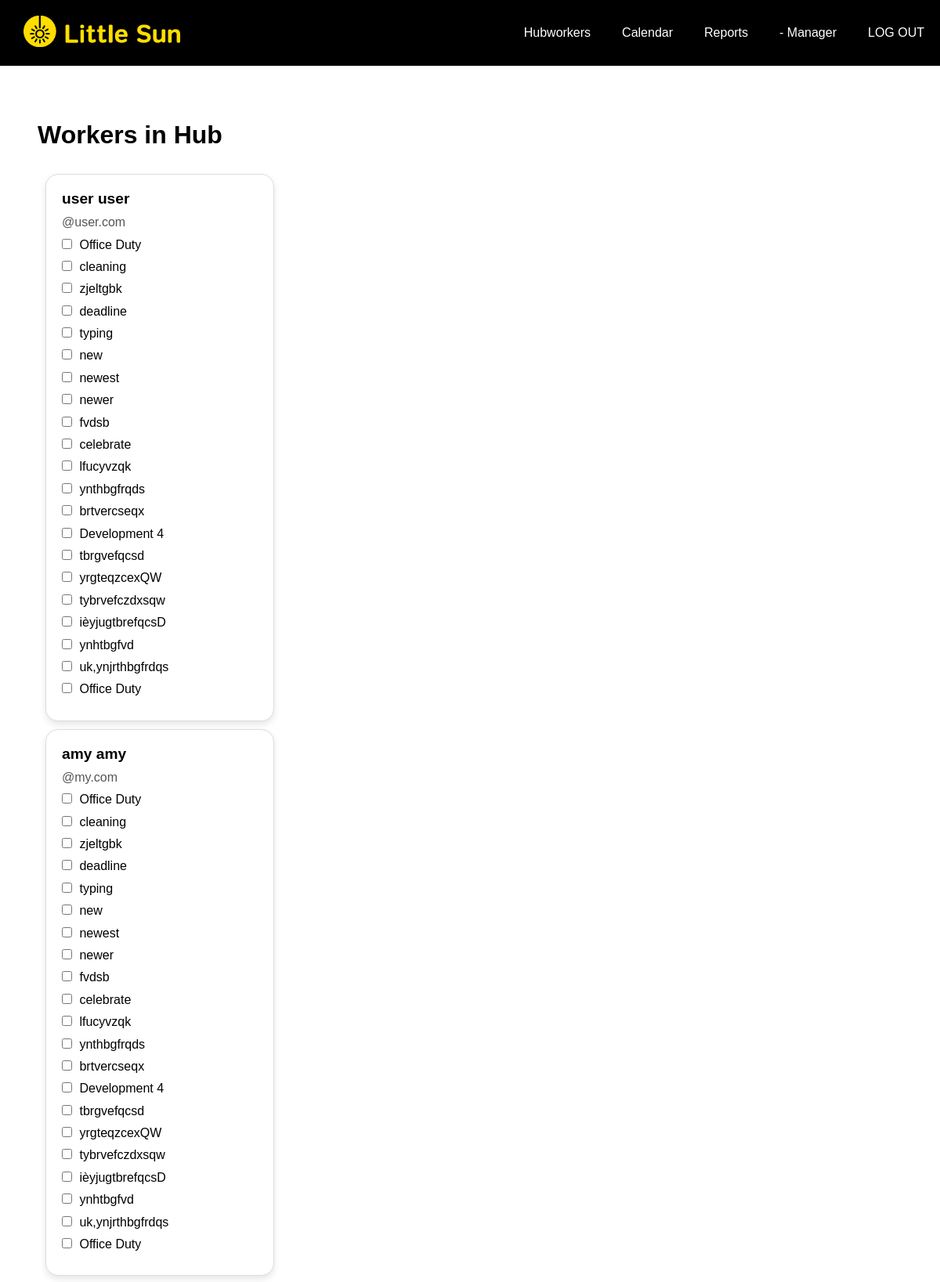
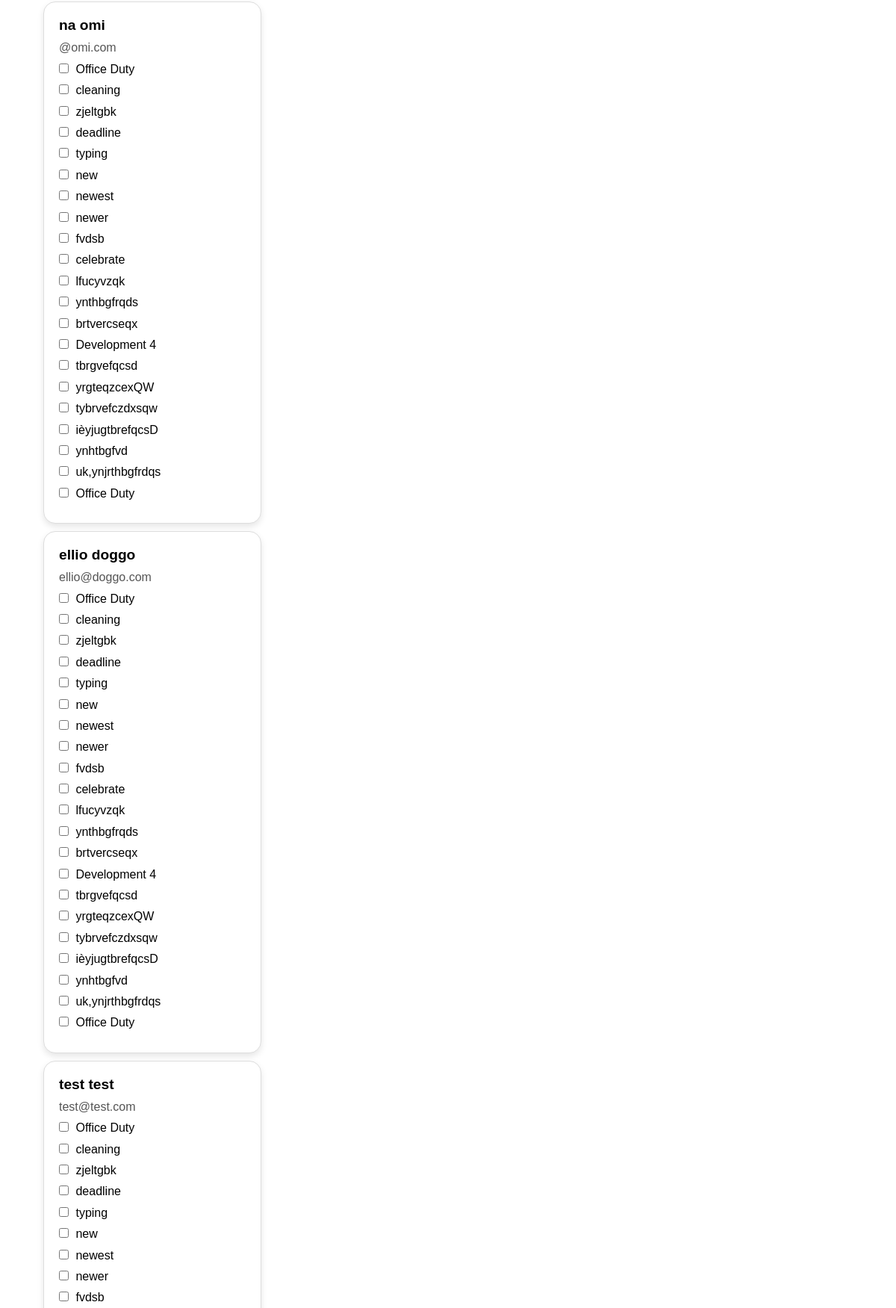
Page /manager_workers.php (upper part) on the committed database (2 pictures, top to bottom).
### tables this page shows
CREATE TABLE `employees` (
  `id` int(11) NOT NULL,
  `firstname` varchar(300) NOT NULL,
  `lastname` varchar(300) NOT NULL,
  `email` varchar(300) NOT NULL,
  `password` varchar(300) NOT NULL,
  `function` enum('admin','manager','user') DEFAULT NULL,
  `location_id` int(11) DEFAULT NULL,
  `task_id` int(11) DEFAULT NULL
);

CREATE TABLE `hub_tasks` (
  `id` int(11) NOT NULL,
  `task_name` varchar(255) NOT NULL,
  `task_description` text,
  `task_type` varchar(100) DEFAULT NULL,
  `task_status` varchar(50) NOT NULL DEFAULT 'Open',
  `task_start_date` datetime DEFAULT NULL,
  `task_end_date` datetime DEFAULT NULL,
  `assigned_to` int(11) DEFAULT NULL,
  `hub_location_id` int(11) DEFAULT NULL,
  `assigned_manager_id` int(11) DEFAULT NULL,
  `color` varchar(7) DEFAULT '#3788D8'
);

### classes/HubUser.php (called while the page is built, shortened)
<?php class HubUser
{
    private $pdo;
    public function __construct($pdo)
    {
        $this->pdo = $pdo;
    }
    public function getTasks()
    {
        try {
            $stmt = $this->pdo->prepare("SELECT * FROM hub_tasks");
            $stmt->execute();
            $tasks = $stmt->fetchAll(PDO::FETCH_ASSOC);
            return $tasks;
        } catch (PDOException $e) {
            echo "Fout bij het ophalen van taken: " . $e->getMessage();
            return [];
        }
    }
    public function getUsers()
    {
        $stmt = $this->pdo->query("SELECT * FROM employees WHERE function = 'user'");
        return $stmt->fetchAll(PDO::FETCH_ASSOC);
    }
}

### manager_workers.php (the view, shortened to what this page needs)
<?php
include_once(__DIR__ . "/classes/HubUser.php");
$pdo = Data::getConnection();
$hubUser = new HubUser($pdo);
$workers = $hubUser->getUsers();
$tasks = $hubUser->getTasks();
?>
<!DOCTYPE html>
<html lang="en">
<head>
  <link rel="stylesheet" href="styles/normalize.css">
  <link rel="stylesheet" href="styles/nav.css">
  <link rel="stylesheet" href="styles/style.css">
  <link rel="stylesheet" href="styles/workers.css">
</head>
<body>
  <?php include_once("manager.nav.inc.php"); ?>
  <div class="body">
  <div class="index_title">
    <h1>Workers in Hub</h1>
  </div>
  <form method="post" action="">
    <div class="flex flex-row flex-wrap gap-1 p-2">
      <div class="workers">
        <?php foreach ($workers as $worker) : ?>
          <div class="worker-card">
            <div class="worker-details">
              <div class="worker-name"><?php echo $worker['firstname'] . ' ' . $worker['lastname']; ?></div>
              <div class="worker-email"><?php echo $worker['email']; ?></div>
              <div class="tasks">
                <?php foreach ($tasks as $task) : ?>
                  <div class="task-item">
                    <?php
                    $checked = '';
                    ?>
                    <input type="checkbox" id="task_<?php echo $worker['id'] . '_' . $task['id']; ?>" name="tasks_<?php echo $worker['id']; ?>[]" value="<?php echo $task['id']; ?>" <?php echo $checked; ?>>
                    <label for="task_<?php echo $worker['id'] . '_' . $task['id']; ?>"><?php echo $task['task_name']; ?></label>
                  </div>
                <?php endforeach; ?>
              </div>
            </div>
          </div>
        <?php endforeach; ?>
      </div>
    </div>
  </form>
</div>
</body>
</html>

### styles/nav.css (style rules this page uses)
* { font-family: sans-serif; }

### styles/style.css (style rules this page uses)
* { font-family: sans-serif; }
.index_title { display: flex; justify-content: space-between; align-items: center; }

### styles/workers.css (style rules this page uses)
.body { margin: 5%; }
.body { margin: 48px; }
.index_title h1 { font-size: 2em; }
.worker-card { border: 1px solid #ddd; border-radius: 16px; box-shadow: 0 4px 8px rgba(0, 0, 0, 0.1); padding: 20px; margin: 10px; width: 250px; background-color: #fff; display: flex; flex-direction: column; justify-content: space-between; }
.worker-name { font-weight: bold; font-size: 1.2em; margin-bottom: 10px; }
.worker-email { margin-bottom: 10px; font-size: 1em; color: #555; }
.task-item { margin-bottom: 10px; }
.task-item input[type="checkbox"] { margin-right: 5px; }
.flex { display: flex; flex-wrap: wrap; gap: 20px; }

### rows in the picture
employees: firstname "user", lastname "user", email "@user.com"
hub_tasks: task_name "Office Duty"
hub_tasks: task_name "cleaning"
hub_tasks: task_name "zjeltgbk"
hub_tasks: task_name "deadline"
hub_tasks: task_name "typing"
hub_tasks: task_name "new"
hub_tasks: task_name "newest"
hub_tasks: task_name "newer"
hub_tasks: task_name "fvdsb"
hub_tasks: task_name "celebrate"
hub_tasks: task_name "lfucyvzqk"
hub_tasks: task_name "ynthbgfrqds"
hub_tasks: task_name "brtvercseqx"
hub_tasks: task_name "Development 4"
hub_tasks: task_name "tbrgvefqcsd"
hub_tasks: task_name "yrgteqzcexQW"
hub_tasks: task_name "tybrvefczdxsqw"
hub_tasks: task_name "ièyjugtbrefqcsD"
hub_tasks: task_name "ynhtbgfvd"
hub_tasks: task_name "uk,ynjrthbgfrdqs"
hub_tasks: task_name "Office Duty"
employees: firstname "amy", lastname "amy", email "@my.com"
employees: firstname "na", lastname "omi", email "@omi.com"
employees: firstname "ellio", lastname "doggo", email "ellio@doggo.com"
employees: firstname "test", lastname "test", email "test@test.com"
